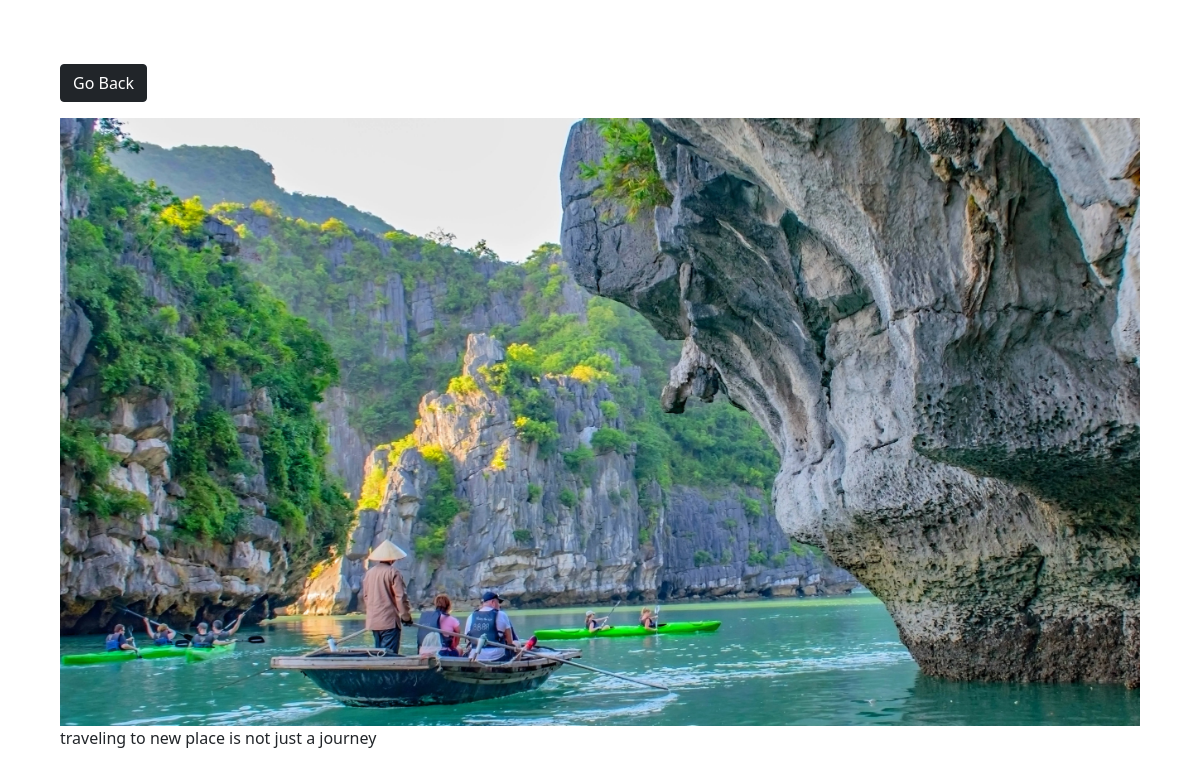
The app's page /photo/8/ with its own data.
### photos/models.py (models this page shows, shortened)
class Photo(models.Model):
    category = models.ForeignKey(Category,on_delete=models.SET_NULL,null=True,blank=True)
    image = models.ImageField(null=False,blank=False)
    description = models.TextField()

### photos/views.py (the view)
# urls.py: path('photo/<str:pk>/',views.viewphoto,name= 'photo'),
def viewphoto(request,pk):
    photo = Photo.objects.get(id=pk)
    return render(request,'photos/photo.html',{'photo':photo})

### photos/templates/photos/photo.html (shortened to what this page needs)
<!DOCTYPE html>
<html>
    <head>
        <link href="https://cdn.jsdelivr.net/npm/bootstrap@5.0.0-beta1/dist/css/bootstrap.min.css" rel="stylesheet"
>
    </head>
    <body class="m-5">
        <div class="container">
            <div class="row justify-content-center">
                <div class="col">
                    <a href="{% url 'gallery' %}"class="btn btn-dark my-3">Go Back</a>
                    <div style="height:90vh;">
                        <img style="max-width: 100%; max-height:100%;"src="{{photo.image.url}}">
                        <p>{{ photo.description }}</p>
                    </div>
                </div>
            </div>
        </div>
    </body>
</html>

### records on screen
Photo: image (picture), description "traveling to new place is not just a journey"
